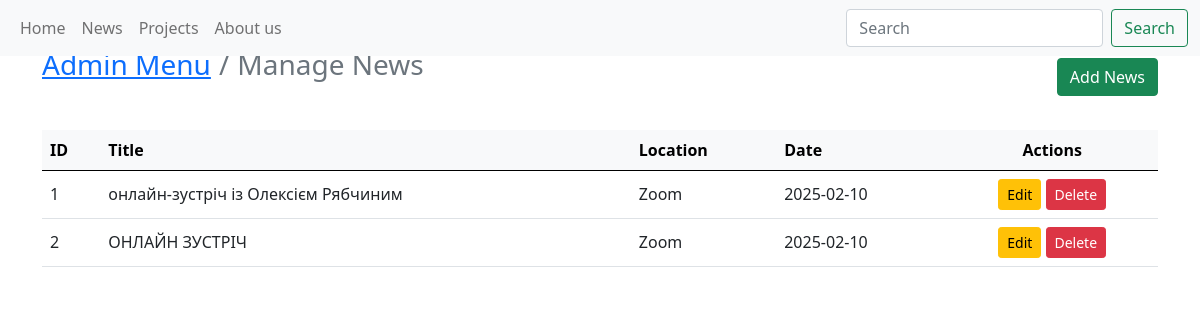
/administrator/manage_news, run on the app's committed database.
### website/models.py (models this page shows)
class News(db.Model):
    __tablename__ = 'news'
    id = db.Column(db.Integer, primary_key=True)
    name = db.Column(db.String(150), nullable=False)
    location = db.Column(db.String(150), nullable=False)
    date = db.Column(db.Date, nullable=False)
    description = db.Column(db.String, nullable=False)
    image_path = db.Column(db.String, nullable=True)
    link = db.Column(db.String, nullable=True)
    tags = db.relationship('NewsTag', secondary='news_tagging_table', backref='news', lazy='dynamic')

### website/admin.py (the view)
@admin.route("/administrator/manage_news", methods=["GET", "POST"])
def manage_news():
    news_list = News.query.all()
    return render_template("manage_news.html", news_list=news_list)

### website/templates/manage_news.html (shortened to what this page needs)
<!DOCTYPE html>
<html lang="en">
<head>
    <link href="https://cdn.jsdelivr.net/npm/bootstrap@5.0.2/dist/css/bootstrap.min.css" rel="stylesheet"
>
    <link rel="stylesheet" href="../static/styles/manager_editor_preview.css">
</head>
<body>
    {% include 'navbar.html' %}
    <div class="container my-5">
        <div class="d-flex justify-content-between align-items-center mb-4">
            <h1 class="h3">
                <nav aria-label="breadcrumb">
                    <ol class="breadcrumb">
                        <li class="breadcrumb-item"><a href="{{ url_for('admin.load_admin_menu') }}">Admin Menu</a></li>
                        <li class="breadcrumb-item active" aria-current="page">Manage News</li>
                    </ol>
                </nav>
            </h1>
            <a href="{{ url_for('news.create_news') }}" class="btn btn-success">Add News</a>
        </div>
        {% if news_list %}
        <div class="table-responsive">
            <table class="table table-hover align-middle">
                <thead class="table-light">
                    <tr>
                        <th>ID</th>
                        <th>Title</th>
                        <th>Location</th>
                        <th>Date</th>
                        <th class="text-center">Actions</th>
                    </tr>
                </thead>
                <tbody>
                    {% for news_item in news_list %}
                    <tr>
                        <td>{{ news_item.id }}</td>
                        <td>{{ news_item.name }}</td>
                        <td>{{ news_item.location }}</td>
                        <td>{{ news_item.date }}</td>
                        <td class="text-center">
                            <a href="{{ url_for('admin.edit_news', news_id=news_item.id) }}"
                                class="btn btn-warning btn-sm">
                                 Edit
                            </a>
                            <form action="{{ url_for('admin.delete_news', news_id=news_item.id) }}" method="POST"
                                class="d-inline-block">
                                <button type="submit" class="btn btn-danger btn-sm"
                                    onclick="return confirm('Are you sure you want to delete this news item?');">
                                     Delete
                                </button>
                            </form>
                        </td>
                    </tr>
                    {% endfor %}
                </tbody>
            </table>
        </div>
        {% else %}
        <div class="alert alert-info text-center">
            No news found. Click <a href="{{ url_for('news.create_news') }}" class="alert-link">here</a> to add one.
        </div>
        {% endif %}
    </div>
</body>
</html>

### data on the page
News: id "1", name "онлайн-зустріч із Олексієм Рябчиним", location "Zoom", date "2025-02-10"
News: id "2", name "ОНЛАЙН ЗУСТРІЧ", location "Zoom", date "2025-02-10"
